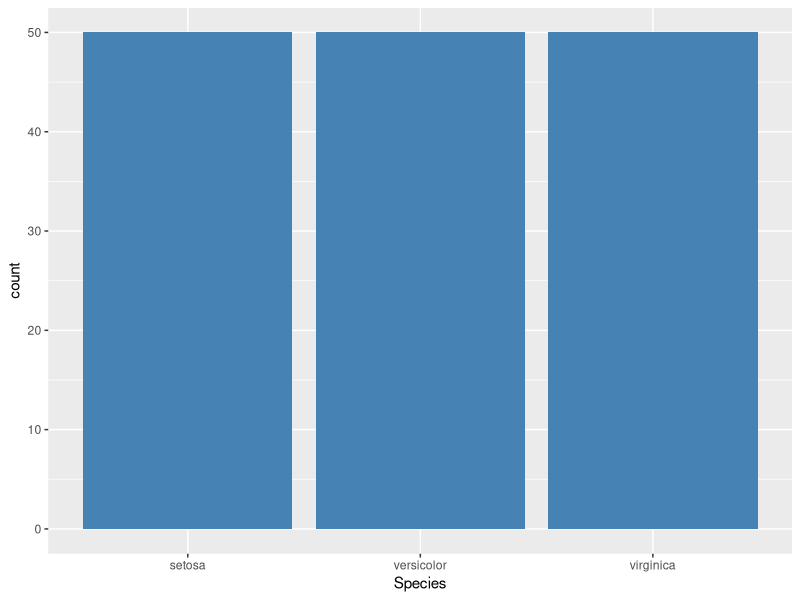
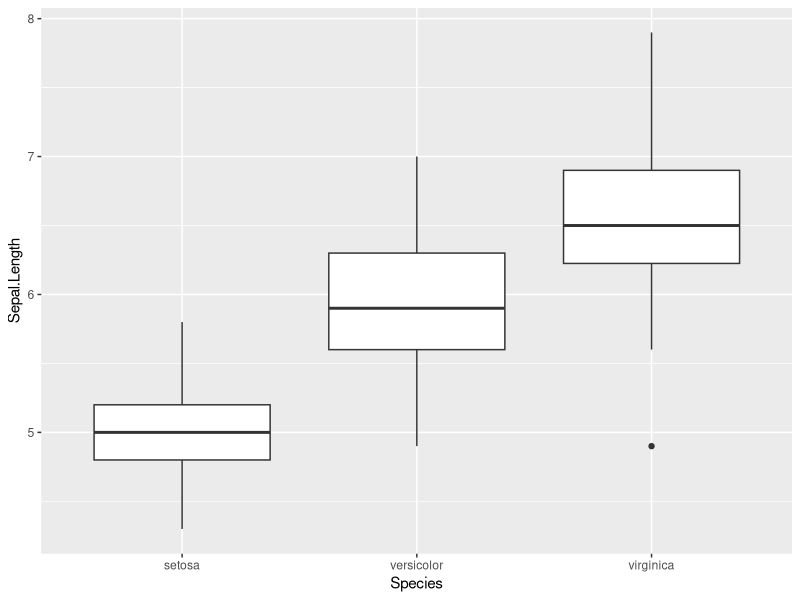
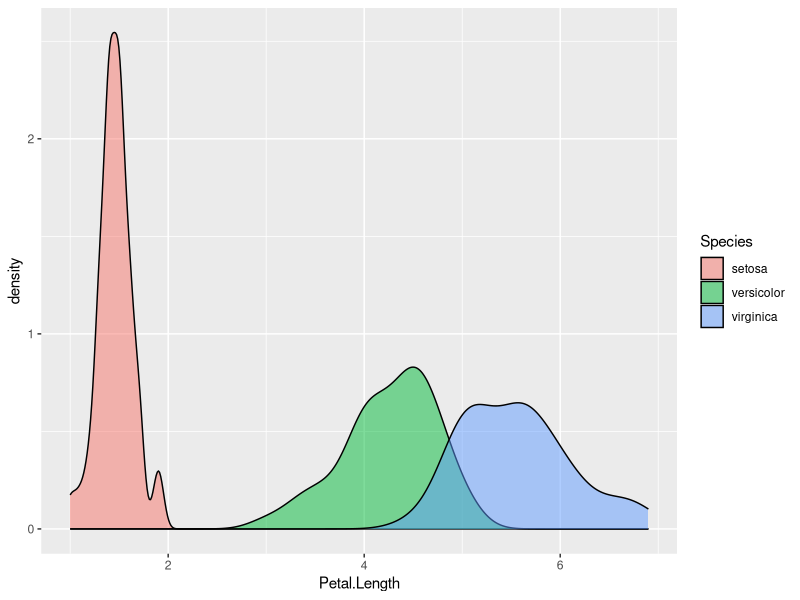
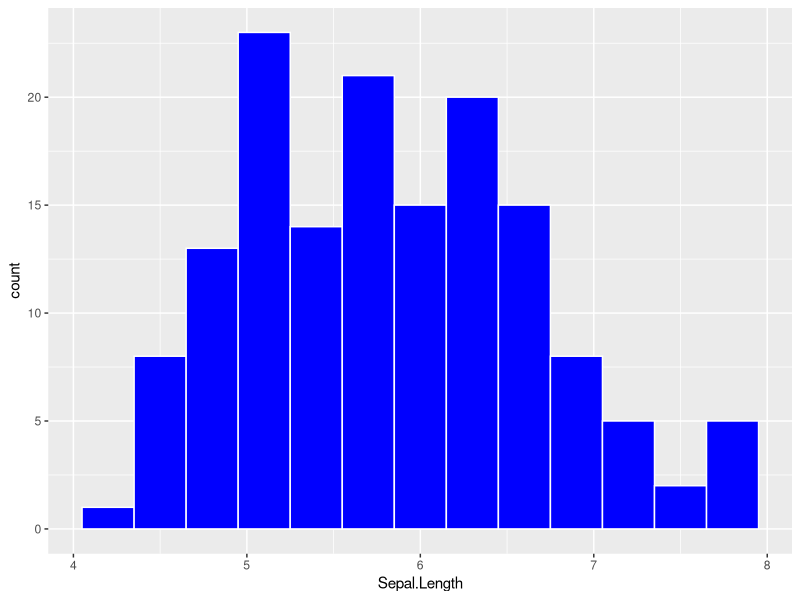
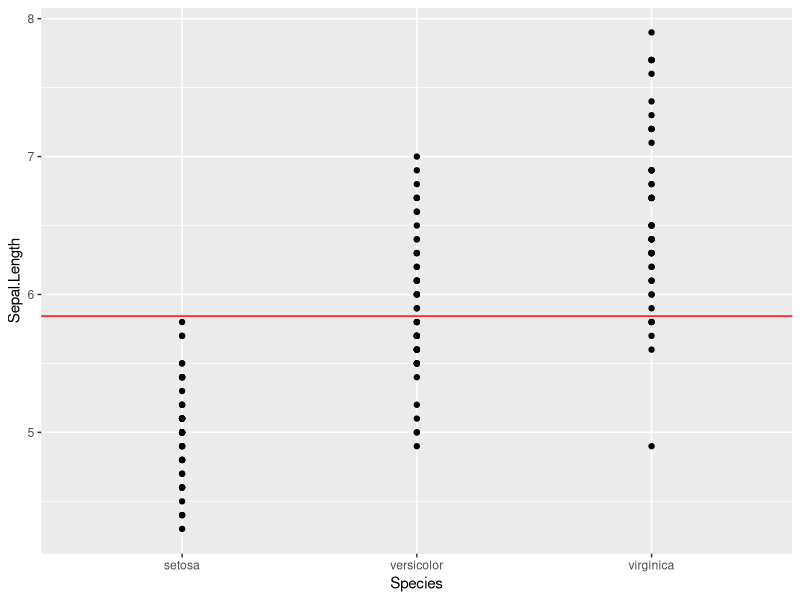
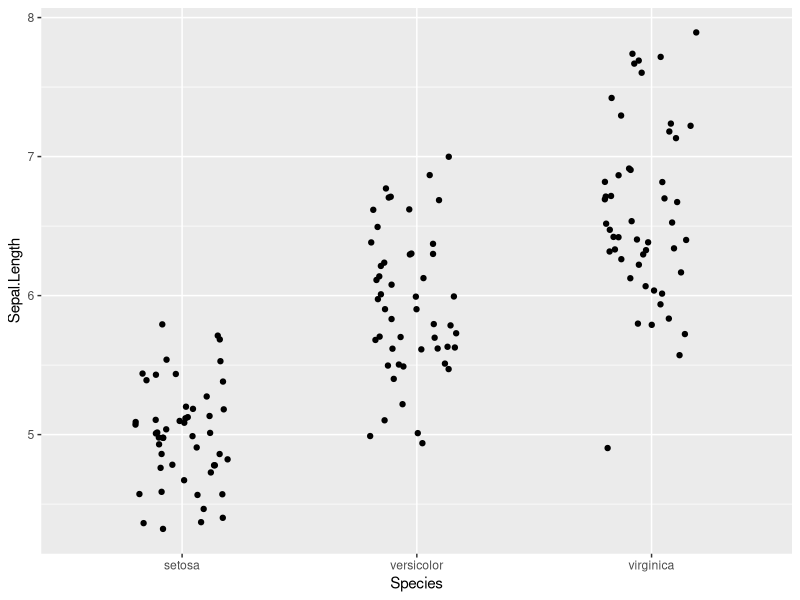
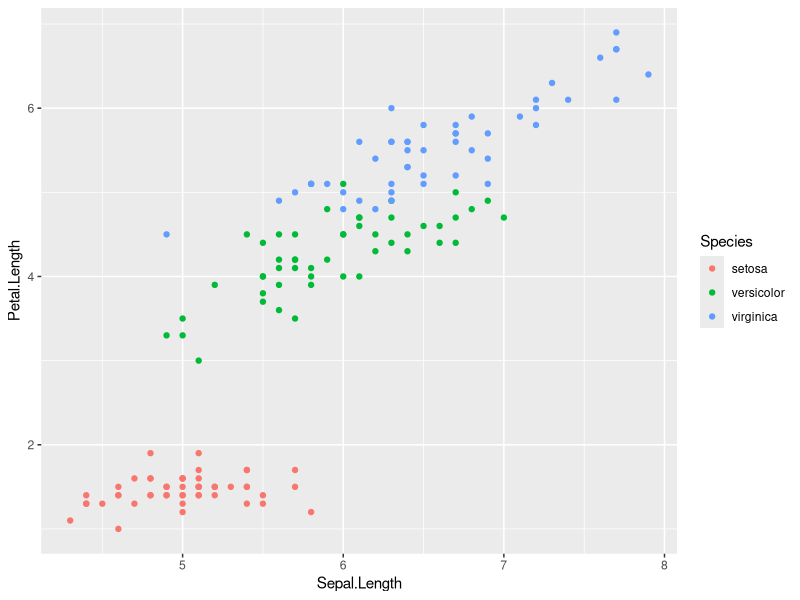
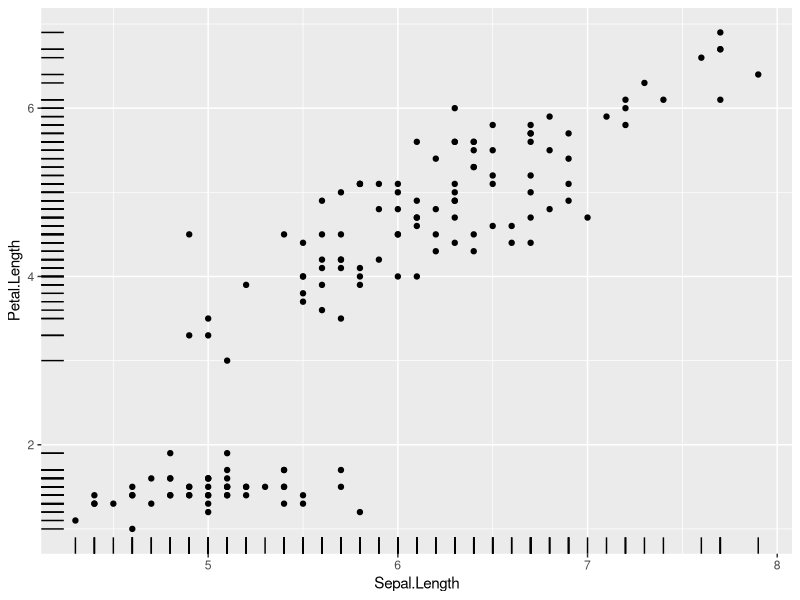

Recreate these plots in R, in order.
## ---- chunk 1
# install.packages("ggplot2")
library(ggplot2)
data(iris)
## ---- chunk 2
head(iris)
str(iris)
## ---- chunk 3
ggplot(iris, aes(x = Species)) + geom_bar(fill = "steelblue")
## ---- chunk 4
ggplot(iris, aes(x = Species, y = Sepal.Length)) + geom_boxplot()
## ---- chunk 5
ggplot(iris, aes(x = Petal.Length, fill = Species)) +
  geom_density(alpha = 0.5)
## ---- chunk 6
ggplot(iris, aes(x = Sepal.Length)) +
  geom_histogram(binwidth = 0.3, fill = "blue", color = "white")
## ---- chunk 7
ggplot(iris, aes(x = Species, y = Sepal.Length)) +
  geom_point() +
  geom_hline(yintercept = mean(iris$Sepal.Length), color = "red")
## ---- chunk 8
ggplot(iris, aes(x = Species, y = Sepal.Length)) +
  geom_jitter(width = 0.2)
## ---- chunk 9
ggplot(iris, aes(x = Sepal.Length, y = Petal.Length, color = Species)) +
  geom_point()
## ---- chunk 10
ggplot(iris, aes(x = Sepal.Length, y = Petal.Length)) +
  geom_point() +
  geom_rug()
## ---- chunk 11
ggplot(iris, aes(x = Sepal.Length, y = Petal.Length)) +
  geom_point() +
  geom_smooth()
## ---- chunk 12
means <- aggregate(Sepal.Length ~ Species, data = iris, FUN = mean)
ggplot(means, aes(x = Species, y = Sepal.Length,
                  label = round(Sepal.Length, 2))) +
  geom_text(size = 5)
## ---- chunk 13
ggplot(iris, aes(x = Species, y = Sepal.Length, fill = Species)) +
  geom_violin()
## ---- chunk 14
ggplot(means, aes(x = Species, y = Sepal.Length, group = 1)) +
  geom_line() +
  geom_point()
## ---- chunk 15
ggplot(iris, aes(x = Sepal.Length)) +
  geom_histogram(binwidth = 0.3, fill = "green") +
  geom_vline(xintercept = mean(iris$Sepal.Length), color = "red")
